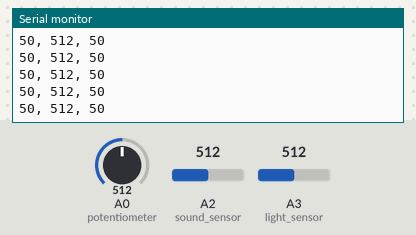
Bench run of a sketch on a simulated Arduino Uno, built with avr-gcc and run on an emulated ATmega328P. Parts: the last lines printed to the serial monitor. Inputs (shaded band) come from the test bench; at power-on: A2 (sound_sensor) = 512, A0 (potentiometer) = 512, A3 (light_sensor) = 512.

Above: at 7.2 s.
7.3 s: A2 (sound_sensor) set to 113
At 7.37 s:
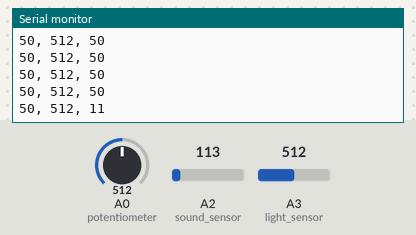
10.3 s: A2 (sound_sensor) set to 96
At 10.3 s:
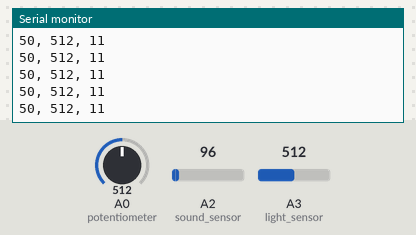
Timing chart, 0 to 12.8 s (numbered marks = the images above; inputs shaded):
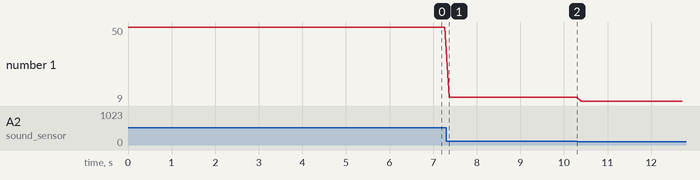

Measured:
- after the input at 7.3 s, the serial monitor: prints a new line after 0.07 s (image 1)
- plotted number 1: 50 → 11 after the input at 7.3 s, 11 → 9 after the input at 10.3 s

The sketch:

Nouri-Arash-Project2-Assignment1_Sketch1.ino
```cpp
// Sourced from https://github.com/IXD-Pcomp/IOandE-Fall-Semester
// Sound sensor code sourced from https://sensorkit.arduino.cc/sensorkit/module/lessons/lesson/06-the-sound-sensor

// Modified in October 2021 by Arash Nouri
// This sketch uses 3 analog inputs (potentiometer, light sensor, sound sensor) to modulate generated sounds & graphics in p5js

#define button 4

int potentiometer = A0;
int light_sensor = A3;
// Added sound sensor
int sound_sensor = A2;
int sensors[3];


void setup() {
  // start serial port at 9600 bps:
  Serial.begin(9600);
  pinMode(potentiometer, INPUT);

}

void loop() {
  // this example uses sensors with a different ranges
  //use the map() method to convert the range

  //read the number from the button sensor and put the value
  //into the first index of the Array, repeat for all indexes of the Array

  // Moved light sensor to first array position
  int raw_light = analogRead(light_sensor);
  int light = map(raw_light, 0, 1023, 0, 100);

  sensors[0] = light;

  int sensor_value = analogRead(potentiometer);
  int value = map(sensor_value, 0, 1023, 0, 100);

  sensors[1] = sensor_value;

  // Added sound sensor code, functions similar to light sensor
  int raw_sound = analogRead(sound_sensor);
  int soundSensor = map(raw_sound, 0, 1023, 0, 100);

  sensors[2] = soundSensor;


  for (int thisSensor = 0; thisSensor < 3; thisSensor++) {

    int sensorValue = sensors[thisSensor];

    // if you're on the last sensor value, end with a println()
    // otherwise, print a comma
    //The number of sensors needs to be hard coded, in this example 3 sensors are running 0,1,2

    Serial.print(sensorValue);
    if (thisSensor == 2) {
      Serial.println();
    } else {
      Serial.print(", ");
    }
  }
  delay(100);
}
```
